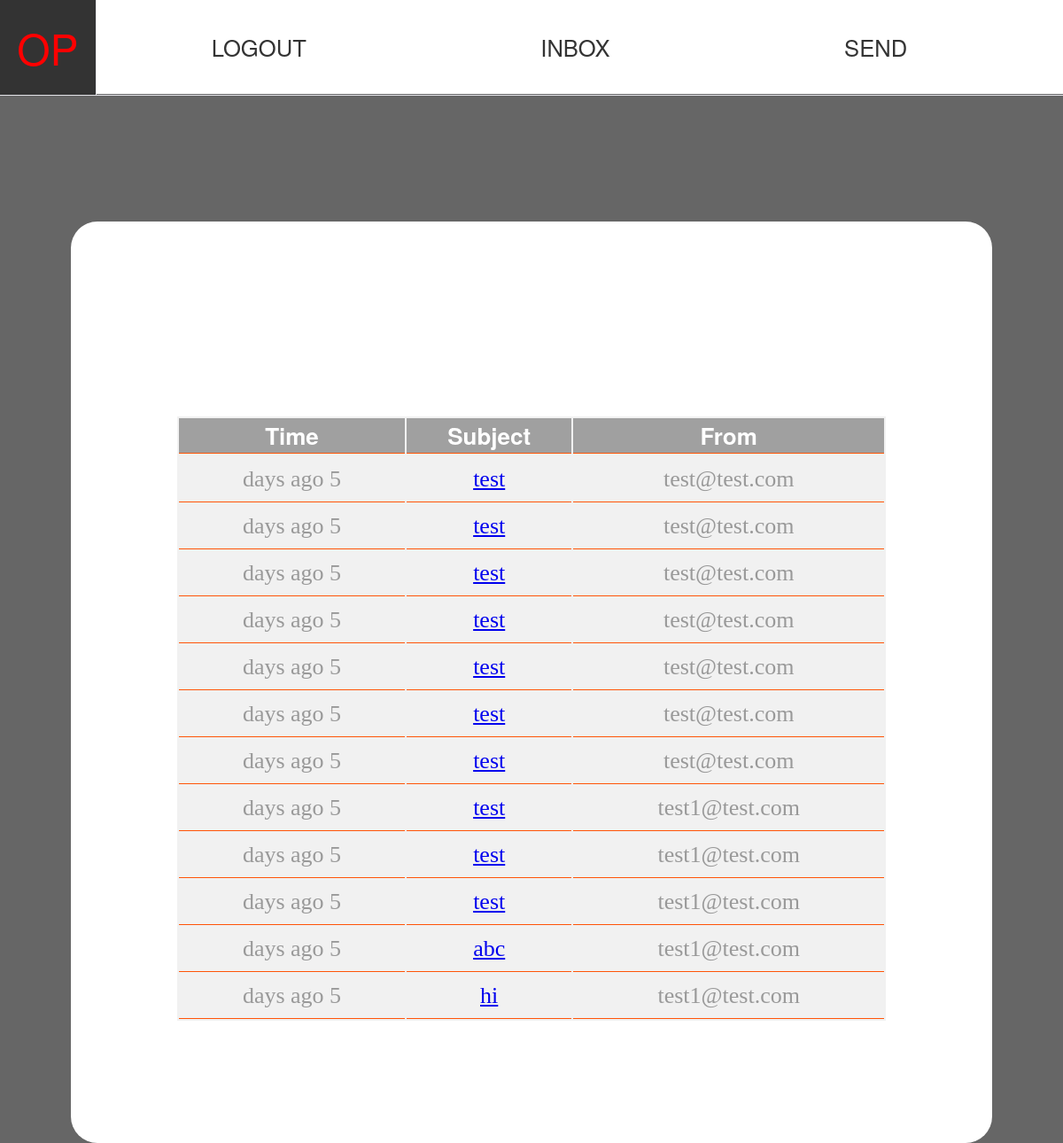
Page /try1.php on the committed database.
### tables this page shows
CREATE TABLE `message` (
  `M_T` varchar(100) NOT NULL,
  `M_Subject` varchar(100) NOT NULL,
  `Message` varchar(10000) NOT NULL,
  `M_From` varchar(100) NOT NULL,
  `UserID` int(11) NOT NULL,
  `ID` int(11) NOT NULL,
  `timeStamp` timestamp NOT NULL DEFAULT CURRENT_TIMESTAMP ON UPDATE CURRENT_TIMESTAMP
);

### try1.php (the view, shortened to what this page needs)
<?php
  function time_elapsed_string($datetime, $full = false) {
    $now = new DateTime;
    $ago = new DateTime($datetime);
    $diff = $now->diff($ago);
    $diff->w = floor($diff->d / 7);
    $diff->d -= $diff->w * 7;
    $string = array(
        'y' => 'year',
        'm' => 'month',
        'w' => 'week',
        'd' => 'day',
        'h' => 'hour',
        'i' => 'minute',
        's' => 'second',
    );
    foreach ($string as $k => &$v) {
        if ($diff->$k) {
            $v = $diff->$k . ' ' . $v . ($diff->$k > 1 ? 's' : '');
        } else {
            unset($string[$k]);
        }
    }
    if (!$full) $string = array_slice($string, 0, 1);
    return $string ? implode(', ', $string) . ' ago' : 'just now';
}
$link = mysqli_connect("localhost","root","","messaging system");
?>
<!DOCTYPE html>
<html lang="en" dir="rtl">
 <head>
      <link type="text/css" rel="stylesheet" href="sendsty.css">
  <link type="text/css" rel="stylesheet" href="navsty.css">
    </head>
 <body>
  <?php
  $M_From = $_SESSION['email'];
$query = "SELECT * FROM message WHERE M_From !='$M_From' ORDER BY timeStamp ";
$result=mysqli_query($link, $query);
$resultArray = $result->fetch_all(MYSQLI_ASSOC);
?>
 	<header>
   <a id="logo" href="#">OP</a>
  <nav>
    <ul>
      <li><a href="send.php">SEND</a></li>
      <li><a href="try1.php">inbox</a></li>
      <li><a href="logoutproc.php">logout</a></li>
    </ul>
  </nav>
</header>
<div class="wrap">
<table class="form1">
  <tr>
    <th>From</th>
    <th>Subject</th>
    <th>Time</th>
  <tr>
  <?php
  foreach ($resultArray as $val) {
    echo"<tr>
    <td>   ".   $val['M_From']  ."  </td>
    <td> <a href=\"try2.php?id=".$val['ID']."\" >". $val['M_Subject'] ."</a> </td>
    <td>  ".  time_elapsed_string($val['timeStamp'])." </td>
    </tr>";
  }
  ?>
</table>
<?php exit(); ?>

### sendsty.css (style rules this page uses)
.wrap { background-color:white; padding:120px; font-size:26px; color:#888; width:800px; height:800px ; font-family: "HelveticaNeue-Light", "Helvetica Neue Light", "Helvetica Neue", Helvetica, Arial, "Lucida Grande", sans-serif; margin: 250px auto; text-align:center; border-radius:30px; }
.form1 { width: 800px; overflow: hidden; margin: 100px auto; background: #f1f1f1; }
.form1 tr { width:100%; margin: 0px auto; }
.form1 tr th { background: #a0a0a0; color: #fff !important; border-bottom: 1px solid #ff5407; }
.forrm1 tr th ,.form1 tr td { margin: 20px auto; padding:10px; color: #999; font-family: 'Ubuntu'; font-size: 26px; text-align: center; border-bottom: 1px solid #ff5407; }

### navsty.css (style rules this page uses)
body { background-color: #666; font-family: "HelveticaNeue-Light", "Helvetica Neue Light", "Helvetica Neue", Helvetica, Arial, "Lucida Grande", sans-serif; font-weight:300; text-align: left; text-decoration: none; height: 500px; }
header { position: fixed; top: 0; right: 0; left: 0; border-bottom: 1px solid #e3e3e8; }
#logo { float: left; font-size: 3em; margin: 0; padding: .4em; text-decoration: none; color: red; border-right: 1px solid #e3e3e8; transition: .5s all; }
nav { float: center; background-color: white; }
nav ul { list-style-type: none; margin: 0; padding: 2.2em 2em; }
nav ul li { display: inline; padding: 60px ; margin: 70px ; }
nav ul li a { color: #333; text-decoration: none; text-transform: uppercase; font-size: 1.6em; transition: .5s color; }

### rows in the picture
message: M_From "test@test.com", M_Subject "test", timeStamp "5 days ago"
message: M_From "test@test.com", M_Subject "test", timeStamp "5 days ago"
message: M_From "test@test.com", M_Subject "test", timeStamp "5 days ago"
message: M_From "test@test.com", M_Subject "test", timeStamp "5 days ago"
message: M_From "test@test.com", M_Subject "test", timeStamp "5 days ago"
message: M_From "test@test.com", M_Subject "test", timeStamp "5 days ago"
message: M_From "test@test.com", M_Subject "test", timeStamp "5 days ago"
message: M_From "test1@test.com", M_Subject "test", timeStamp "5 days ago"
message: M_From "test1@test.com", M_Subject "test", timeStamp "5 days ago"
message: M_From "test1@test.com", M_Subject "test", timeStamp "5 days ago"
message: M_From "test1@test.com", M_Subject "abc", timeStamp "5 days ago"
message: M_From "test1@test.com", M_Subject "hi", timeStamp "5 days ago"
